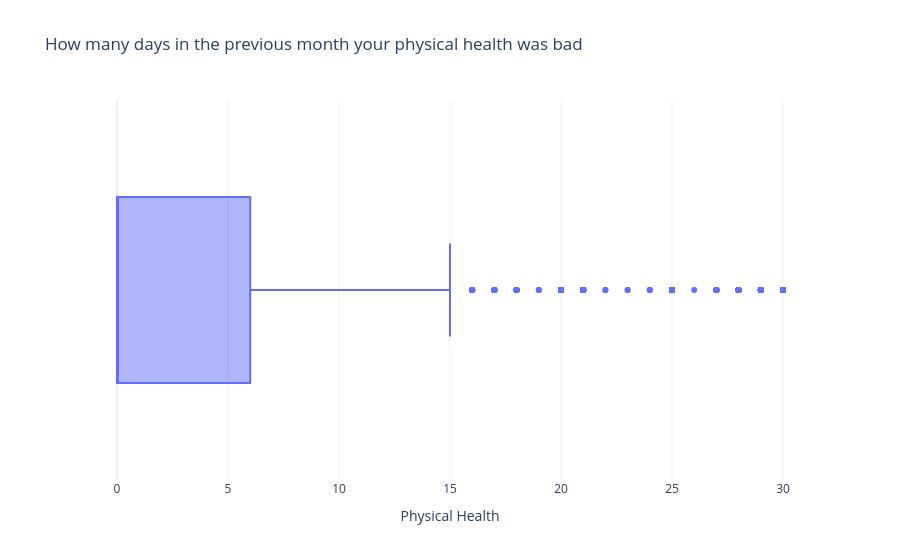

This figure's notebook cell:
### Code cell
fig = px.box(df, x='PhysHlth', title= 'How many days in the previous month your physical health was bad', labels={'PhysHlth': 'Physical Health'})
fig.update_layout(template='plotly_white', yaxis_title=None)
fig.show()

### Figure 1 — Plotly figure (JSON) as saved in the notebook; plotly's stock layout.template omitted (floating-point values rounded to 4 significant figures; data arrays with more than 128 entries replaced by an {"elided": "..."} marker saying what was removed)
{"data": [{"alignmentgroup": "True", "hovertemplate": "Physical Health=%{x}<extra></extra>", "legendgroup": "", "marker": {"color": "#636efa"}, "name": "", "notched": false, "offsetgroup": "", "orientation": "h", "showlegend": false, "type": "box", "x": {"elided": "12000 int values"}, "x0": " ", "xaxis": "x", "y0": " ", "yaxis": "y"}], "layout": {"boxmode": "group", "legend": {"tracegroupgap": 0}, "title": {"text": "How many days in the previous month your physical health was bad"}, "xaxis": {"anchor": "y", "domain": [0, 1], "title": {"text": "Physical Health"}}, "yaxis": {"anchor": "x", "domain": [0, 1], "title": {}}}}
